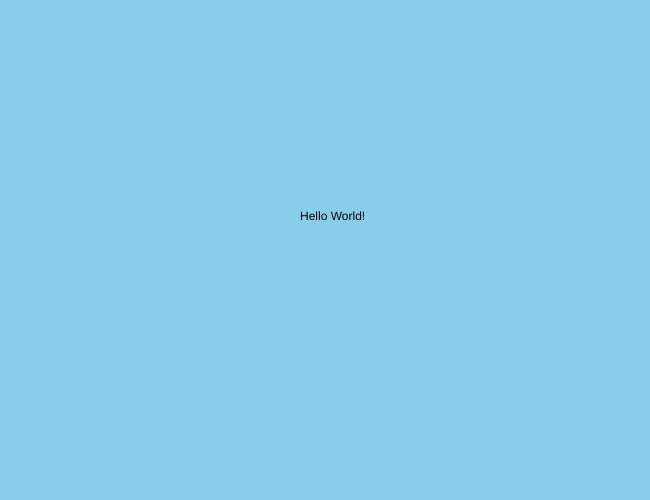
Frame 1 (no input)
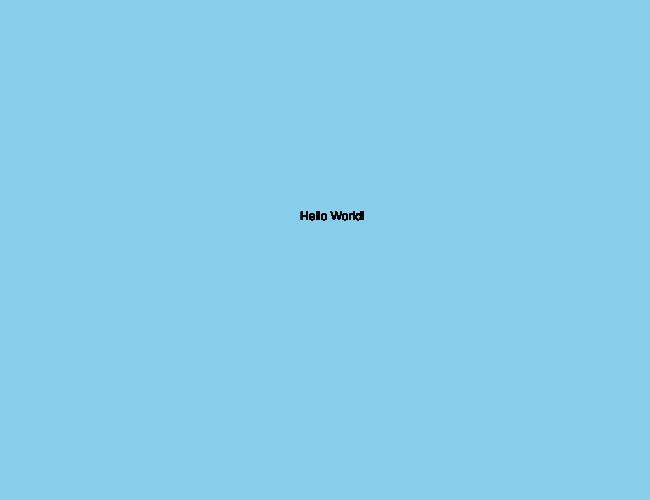
Frame 60 (no input)
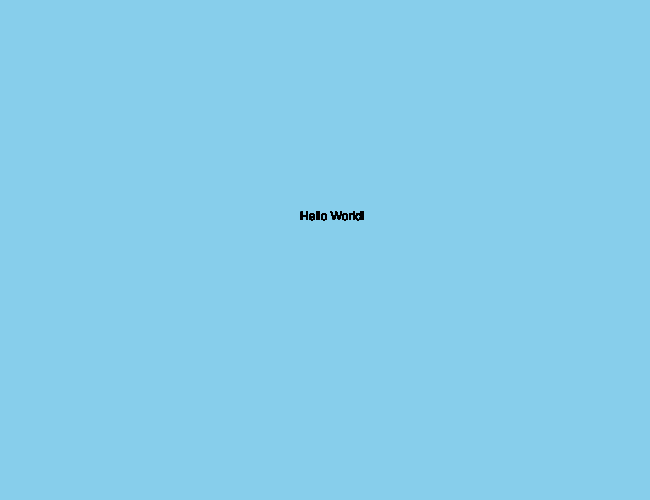
Frame 120 (the mouse pressed at the canvas centre since frame 60)

The p5.js sketch that drew these frames (run headless with seeded random() and noise() and a simulated clock; from frame 60 on, the mouse is pressed at the canvas centre):

// p5.js sketch
// ── sketch.js
//write setup fuction
function setup(){

//create canvas 500px wide by 400 px high
createCanvas(650, 500)

// color the background 'blue'
background('skyblue')

}

// declare draw function
function draw(){

// Write text string "Hello World!"
// The text will be postioned at (x: 300 and y:220)
text( "Hello World!", 300, 220)

}
